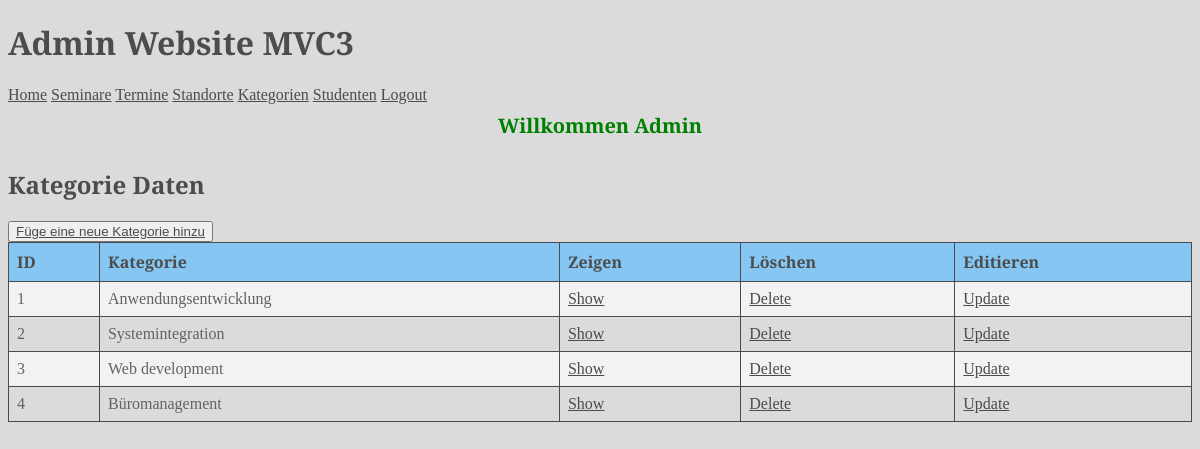
Page /admin/index.php?action=kategorien_selectAll (signed in) on the committed database.
### tables this page shows
CREATE TABLE `kategorien` (
  `id` int(11) NOT NULL AUTO_INCREMENT,
  `kategorien` varchar(30) NOT NULL,
  PRIMARY KEY (`id`)
);

### admin/index.php (called while the page is built, shortened)
<?php
require_once "./include/datenbank.php";
if (isset($_GET['action'])) {
    $action = $_GET['action'];
} else {
    $action = 'admin_login';
}
switch ($action) {
	case 'kategorien_selectAll':
        $kategorien = new Kategorie();
        $result = $kategorien->selectAll($db);
    break;
}
require_once "views/layout.php";
?>

### admin/models/Kategorie.php (called while the page is built, shortened)
<?php
class Kategorie implements iDatenbank
{
	private $id;
	private $kategorien;
	function set_daten($daten)
	{
		if (!is_array($daten)) {
			return;
		}
		foreach ($daten as $key => $value) {
			$setter = "set" . ucfirst($key);
		}
	}
	public function getId()
	{
		return $this->id;
	}
	public function setId($param)
	{
		$this->id = $param;
	}
	public function getKategorien()
	{
		return $this->kategorien;
	}
	public function setKategorien($param)
	{
		$this->kategorien = $param;
	}
    function selectAll($db)
	{
		$sql = "SELECT * FROM kategorien";
		$stmt = $db->prepare($sql);
		$stmt->execute();
		foreach ($stmt->fetchAll() as $result)
		{
			$results[] = new Kategorie($result);
        }
		return $results;
    }
}
?>

### admin/views/_kategorien_selectAll.php (the view)
<tr>
	<td><?= $kategorien->getId() ?></td>
	<td><?= $kategorien->getKategorien() ?></td>
	<td><a href="index.php?action=kategorien_select&id=<?= $kategorien->getId() ?>">Show</a></td>
	<td><a href="index.php?action=kategorien_delete&id=<?= $kategorien->getId() ?>">Delete</a></td>
	<td><a href="index.php?action=kategorien_update&id=<?= $kategorien->getId() ?>">Update</a></td>
</tr>

### admin/views/kategorien_selectAll.php
<h2>Kategorie Daten</h2>
<div>
<button><a href="index.php?action=kategorien_insert">Füge eine neue Kategorie hinzu</a></button>
</div>
<table>
<tr>
	<th>ID</th>
	<th>Kategorie</th>
	<th>Zeigen</th>
	<th>Löschen</th>
	<th>Editieren</th>
</tr>
<?php
foreach($result AS $kategorien)
{
	require "_kategorien_selectAll.php";
}
?>
</table>

### admin/css/styles.css (style rules this page uses)
html { font-family: "PT Serif", serif; font-weight: 400; font-style: normal; color: #4C4C4C; }
body { background-color: #DBDBDB; }
table { border-collapse: collapse; width: 100%; }
th, td { border: 1px solid #4C4C4C; padding: 8px; text-align: left; }
th { background-color: #85C7F2; color: #4C4C4C; }
tr:nth-child(even) { background-color: #f2f2f2; color: #636363; }
tr:nth-child(odd) { background-color: #DBDBDB; color: #636363; }
a { color: #4C4C4C; }

### rows in the picture
kategorien: id "1", kategorien "Anwendungsentwicklung"
kategorien: id "2", kategorien "Systemintegration"
kategorien: id "3", kategorien "Web development"
kategorien: id "4", kategorien "Büromanagement"

### other values in the picture
$message "Willkommen Admin"
